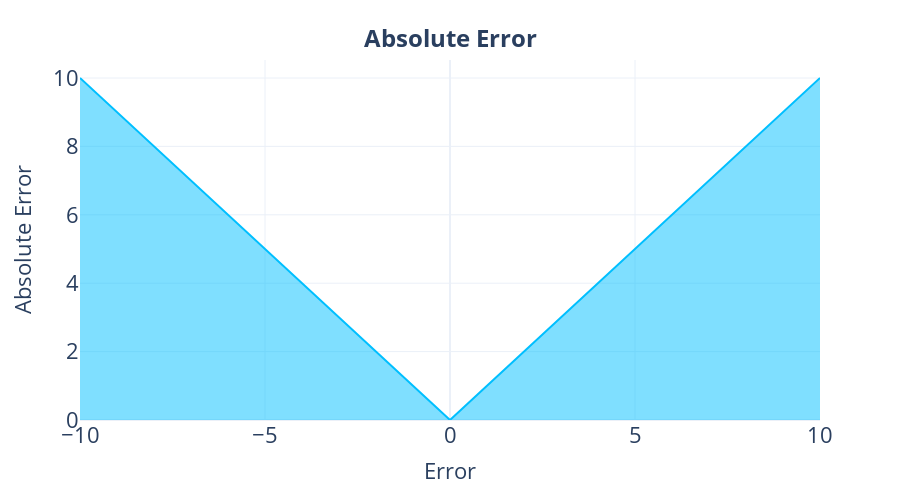
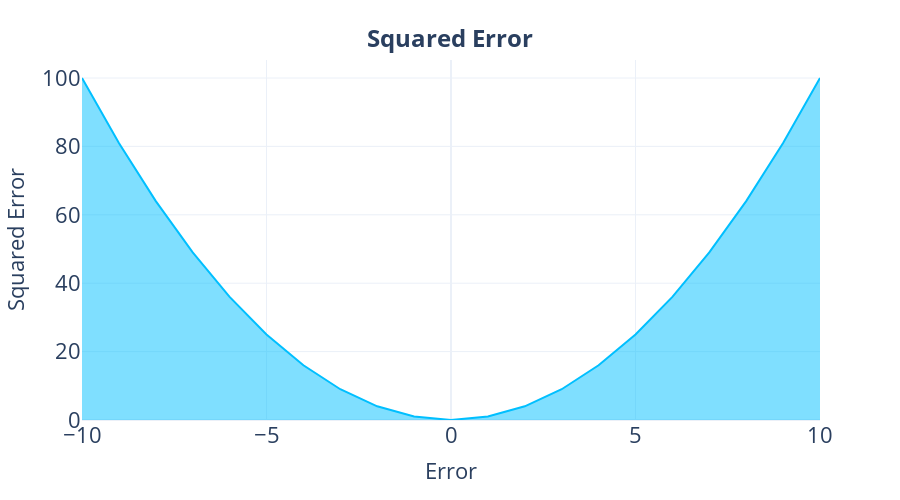
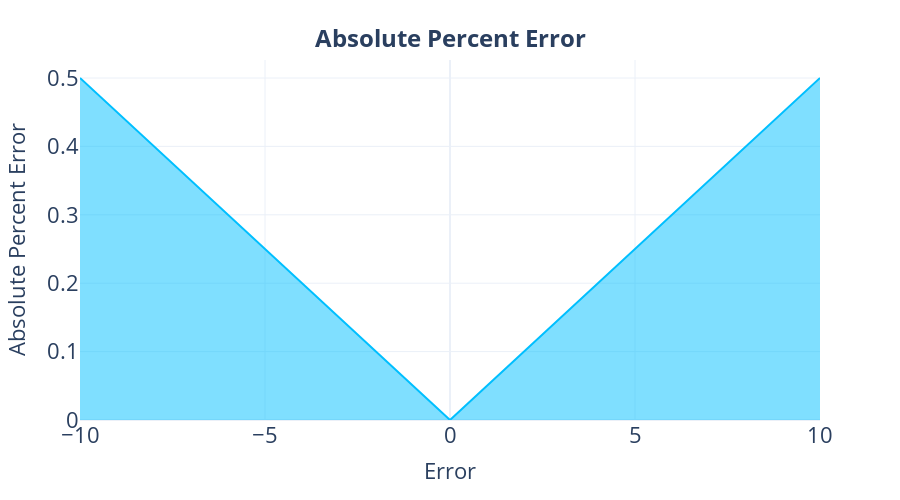
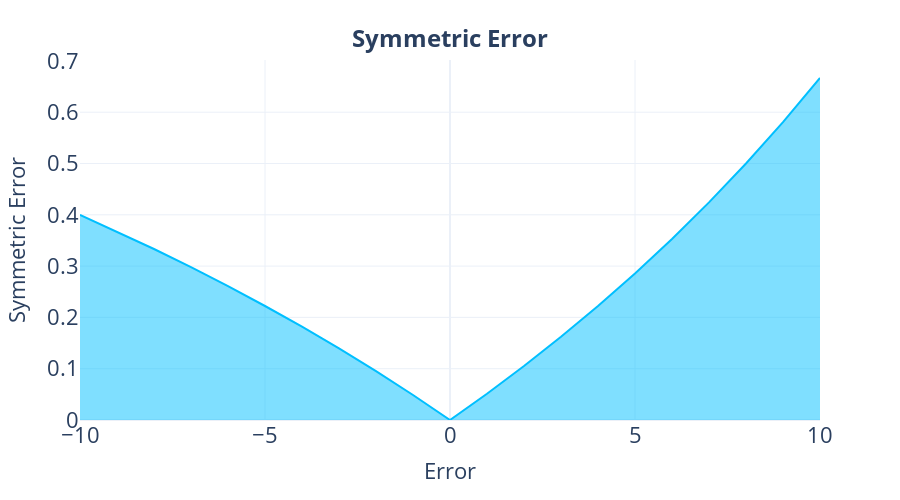

Notebook code cell kept with these figures, in order:
### Markdown cell above
### Plotting the loss curves for each metric

### Code cell
for metric in intrinsic_metrics:
    display_metric = metric.replace("_"," ").title()
    plot_df = metric_df_a[['error',metric]].sort_values("error")
    fig = px.area(plot_df,  y=metric, x="error",
                  template="plotly_white", color_discrete_sequence=["DeepSkyBlue"])
    fig = format_plot(fig, legends=None, xlabel="Error", ylabel=display_metric, title="<b>"+display_metric+"</b>", font_size=22, title_font_size=24)
    fig.write_image(f"imgs/chapter_17/{metric}_loss_curve.png")
    fig.show()

### Figure 1 — Plotly figure (JSON) as saved in the notebook; plotly's stock layout.template omitted (floating-point values rounded to 4 significant figures)
{"data": [{"fillpattern": {"shape": ""}, "hovertemplate": "error=%{x}<br>absolute_error=%{y}<extra></extra>", "legendgroup": "", "line": {"color": "DeepSkyBlue"}, "marker": {"symbol": "circle"}, "mode": "lines", "name": "", "orientation": "v", "showlegend": false, "stackgroup": "1", "type": "scatter", "x": [-10, -9, -8, -7, -6, -5, -4, -3, -2, -1, 0, 1, 2, 3, 4, 5, 6, 7, 8, 9, 10], "xaxis": "x", "y": [10, 9, 8, 7, 6, 5, 4, 3, 2, 1, 0, 1, 2, 3, 4, 5, 6, 7, 8, 9, 10], "yaxis": "y"}], "layout": {"autosize": false, "height": 500, "legend": {"font": {"size": 22}, "orientation": "h", "title": {}, "tracegroupgap": 0, "x": 1, "xanchor": "right", "y": 0.9, "yanchor": "bottom"}, "margin": {"t": 60}, "title": {"font": {"size": 24}, "text": "<b>Absolute Error</b>", "x": 0.5, "xanchor": "center", "yanchor": "top"}, "width": 900, "xaxis": {"anchor": "y", "autorange": true, "domain": [0, 1], "range": [-10, 10], "tickfont": {"size": 22}, "title": {"font": {"size": 22}, "text": "Error"}, "type": "linear"}, "yaxis": {"anchor": "x", "autorange": true, "domain": [0, 1], "range": [0, 10.53], "tickfont": {"size": 22}, "title": {"font": {"size": 22}, "text": "Absolute Error"}, "type": "linear"}}}

### Figure 2 — Plotly figure (JSON) as saved in the notebook; plotly's stock layout.template omitted (floating-point values rounded to 4 significant figures)
{"data": [{"fillpattern": {"shape": ""}, "hovertemplate": "error=%{x}<br>squared_error=%{y}<extra></extra>", "legendgroup": "", "line": {"color": "DeepSkyBlue"}, "marker": {"symbol": "circle"}, "mode": "lines", "name": "", "orientation": "v", "showlegend": false, "stackgroup": "1", "type": "scatter", "x": [-10, -9, -8, -7, -6, -5, -4, -3, -2, -1, 0, 1, 2, 3, 4, 5, 6, 7, 8, 9, 10], "xaxis": "x", "y": [100, 81, 64, 49, 36, 25, 16, 9, 4, 1, 0, 1, 4, 9, 16, 25, 36, 49, 64, 81, 100], "yaxis": "y"}], "layout": {"autosize": false, "height": 500, "legend": {"font": {"size": 22}, "orientation": "h", "title": {}, "tracegroupgap": 0, "x": 1, "xanchor": "right", "y": 0.9, "yanchor": "bottom"}, "margin": {"t": 60}, "title": {"font": {"size": 24}, "text": "<b>Squared Error</b>", "x": 0.5, "xanchor": "center", "yanchor": "top"}, "width": 900, "xaxis": {"anchor": "y", "autorange": true, "domain": [0, 1], "range": [-10, 10], "tickfont": {"size": 22}, "title": {"font": {"size": 22}, "text": "Error"}, "type": "linear"}, "yaxis": {"anchor": "x", "autorange": true, "domain": [0, 1], "range": [0, 105.3], "tickfont": {"size": 22}, "title": {"font": {"size": 22}, "text": "Squared Error"}, "type": "linear"}}}

### Figure 3 — Plotly figure (JSON) as saved in the notebook; plotly's stock layout.template omitted (floating-point values rounded to 4 significant figures)
{"data": [{"fillpattern": {"shape": ""}, "hovertemplate": "error=%{x}<br>absolute_percent_error=%{y}<extra></extra>", "legendgroup": "", "line": {"color": "DeepSkyBlue"}, "marker": {"symbol": "circle"}, "mode": "lines", "name": "", "orientation": "v", "showlegend": false, "stackgroup": "1", "type": "scatter", "x": [-10, -9, -8, -7, -6, -5, -4, -3, -2, -1, 0, 1, 2, 3, 4, 5, 6, 7, 8, 9, 10], "xaxis": "x", "y": [0.5, 0.45, 0.4, 0.35, 0.3, 0.25, 0.2, 0.15, 0.1, 0.05, 0, 0.05, 0.1, 0.15, 0.2, 0.25, 0.3, 0.35, 0.4, 0.45, 0.5], "yaxis": "y"}], "layout": {"autosize": false, "height": 500, "legend": {"font": {"size": 22}, "orientation": "h", "title": {}, "tracegroupgap": 0, "x": 1, "xanchor": "right", "y": 0.9, "yanchor": "bottom"}, "margin": {"t": 60}, "title": {"font": {"size": 24}, "text": "<b>Absolute Percent Error</b>", "x": 0.5, "xanchor": "center", "yanchor": "top"}, "width": 900, "xaxis": {"anchor": "y", "autorange": true, "domain": [0, 1], "range": [-10, 10], "tickfont": {"size": 22}, "title": {"font": {"size": 22}, "text": "Error"}, "type": "linear"}, "yaxis": {"anchor": "x", "autorange": true, "domain": [0, 1], "range": [0, 0.5263], "tickfont": {"size": 22}, "title": {"font": {"size": 22}, "text": "Absolute Percent Error"}, "type": "linear"}}}

### Figure 4 — Plotly figure (JSON) as saved in the notebook; plotly's stock layout.template omitted (floating-point values rounded to 4 significant figures)
{"data": [{"fillpattern": {"shape": ""}, "hovertemplate": "error=%{x}<br>symmetric_error=%{y}<extra></extra>", "legendgroup": "", "line": {"color": "DeepSkyBlue"}, "marker": {"symbol": "circle"}, "mode": "lines", "name": "", "orientation": "v", "showlegend": false, "stackgroup": "1", "type": "scatter", "x": [-10, -9, -8, -7, -6, -5, -4, -3, -2, -1, 0, 1, 2, 3, 4, 5, 6, 7, 8, 9, 10], "xaxis": "x", "y": [0.4, 0.3673, 0.3333, 0.2979, 0.2609, 0.2222, 0.1818, 0.1395, 0.09524, 0.04878, 0, 0.05128, 0.1053, 0.1622, 0.2222, 0.2857, 0.3529, 0.4242, 0.5, 0.5806, 0.6667], "yaxis": "y"}], "layout": {"autosize": false, "height": 500, "legend": {"font": {"size": 22}, "orientation": "h", "title": {}, "tracegroupgap": 0, "x": 1, "xanchor": "right", "y": 0.9, "yanchor": "bottom"}, "margin": {"t": 60}, "title": {"font": {"size": 24}, "text": "<b>Symmetric Error</b>", "x": 0.5, "xanchor": "center", "yanchor": "top"}, "width": 900, "xaxis": {"anchor": "y", "autorange": true, "domain": [0, 1], "range": [-10, 10], "tickfont": {"size": 22}, "title": {"font": {"size": 22}, "text": "Error"}, "type": "linear"}, "yaxis": {"anchor": "x", "autorange": true, "domain": [0, 1], "range": [0, 0.7018], "tickfont": {"size": 22}, "title": {"font": {"size": 22}, "text": "Symmetric Error"}, "type": "linear"}}}
